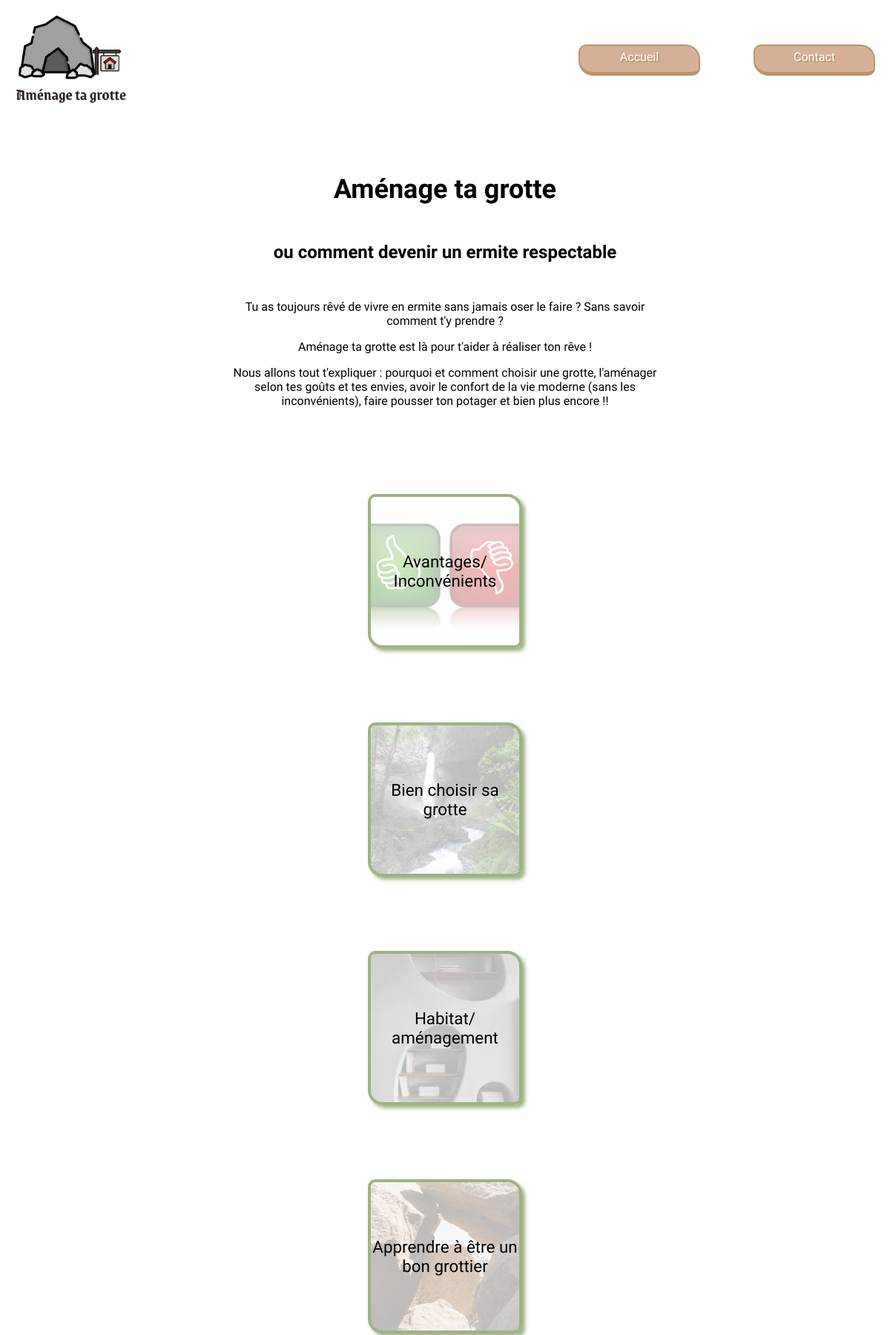
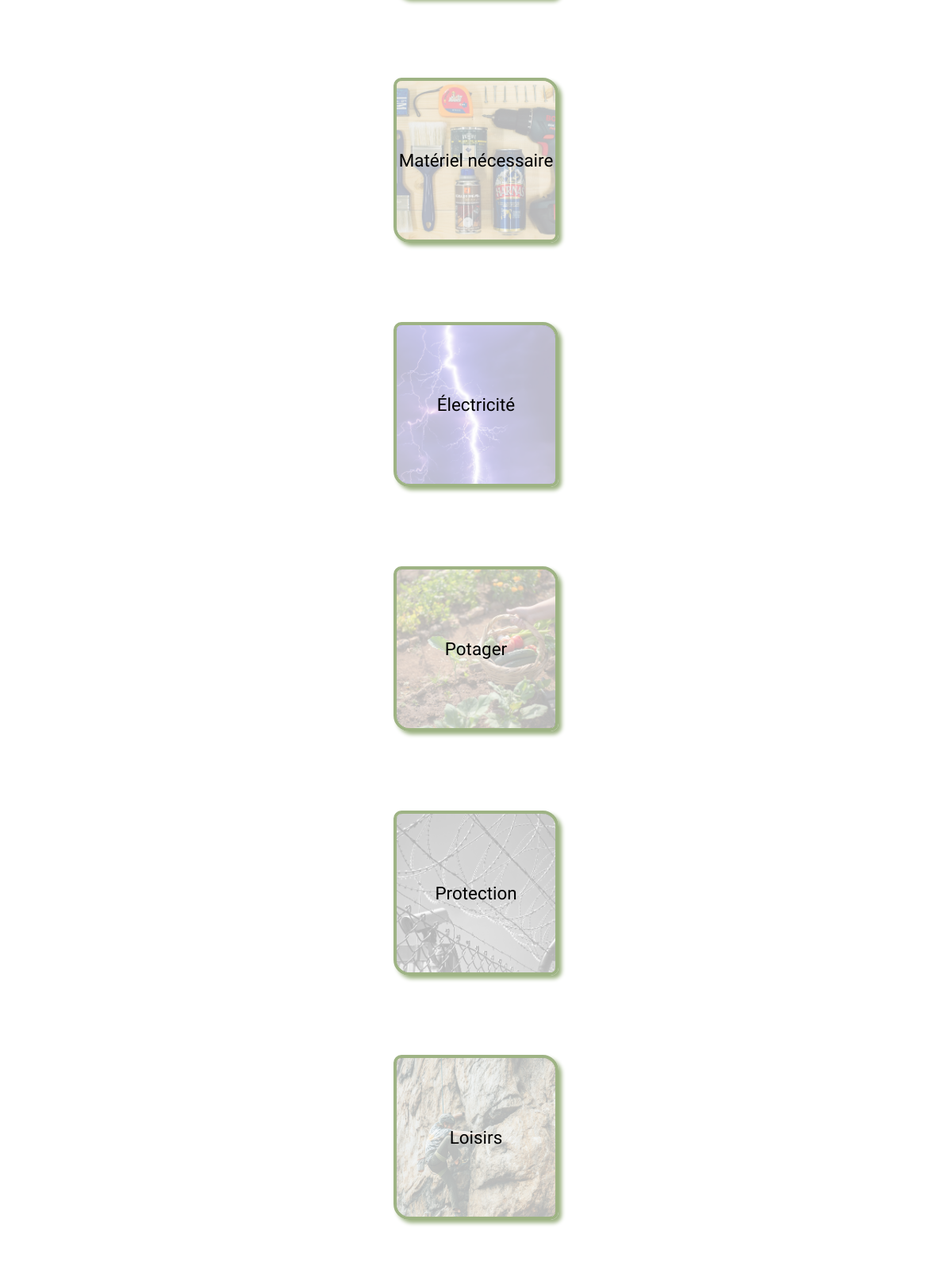
The page / (upper part) on the database its author committed (2 pictures, top to bottom).
### tables this page shows
CREATE TABLE `categorie` (
  `id_categorie` int(11) NOT NULL,
  `categorie` varchar(100) DEFAULT NULL,
  `media` varchar(255) DEFAULT NULL,
  `id_admin` int(11) NOT NULL
);

### index.php (the view)
<?php include('appelBdd.php');
      include('header.php'); ?>
<main>
    <section class="titles">
        <div class="title1">
            <h1>Aménage ta grotte</h1>
        </div>
        <div class="title2">
            <h2>ou comment devenir un ermite respectable</h2>
        </div>
        <section class="titleDesc">
            <p>Tu as toujours rêvé de vivre en ermite sans jamais oser le faire ? Sans savoir comment t'y prendre ?</p>
            <p>Aménage ta grotte est là pour t'aider à réaliser ton rêve !</p>
            <p>Nous allons tout t'expliquer : pourquoi et comment choisir une grotte, l'aménager selon tes goûts et tes envies, avoir le confort de la vie moderne (sans les inconvénients), faire pousser ton potager et bien plus encore !!</p>
        </section>
    </section>
    <section class="cards">
        <?php
        $query = $db -> prepare('SELECT * FROM categorie');
        $query -> execute();
        $categorie = $query ->fetchAll();
            foreach($categorie as $cat){
        ?>
            <a href="categorie.php?id=<?=$cat['id_categorie']?>">
                <section class="card">
                    <img src="upload/<?=$cat['media']?>" alt="image représentant la catégorie" class="image-card">
                    <section class="sectionTitleCard">
                        <p class="title-card"><?=$cat['categorie']?></p>
                    </section>
                </section>
            </a>
        <?php } ?>
    </section>
</main>
<?php include('footer.php'); ?>

### css/style.css (style rules this page uses)
body { margin: 0; font-family: 'Neuton', serif; font-family: 'Poltawski Nowy', serif; text-align: center; }
a { text-decoration: none; color: #fff; }
main { display: flex; flex-wrap: wrap; margin-bottom: 50px; padding: 0 300px 50px 300px; }
.titles, .adminPage { width: 100%; margin-bottom: 100px; }
.title1 { font-size: 1.5em; }
.title2 { margin-top: 50px; }
.titleDesc { margin-top: 50px; }
.cards { width: 100%; display: flex; flex-wrap: wrap; justify-content: space-around; }
.card { width: 200px; height: 200px; margin: 0 80px 100px 80px; border: 4px solid #9eb384; border-radius: 10px 20px; box-shadow: 4px 4px 5px #9eb384; }
.image-card { width: 100%; height: 100%; border-radius: 7px 17px; object-fit: cover; }
.sectionTitleCard { position: relative; display: flex; justify-content: center; align-items: center; width: 100%; height: 100%; top: -204.5px; border-radius: 7px 17px; background-color: #ffffffb7; color: #000; }
.title-card { font-size: 1.4em; }

### rows shown on the page
categorie: media (picture), categorie "Avantages/ Inconvénients"
categorie: media (picture), categorie "Bien choisir sa grotte"
categorie: media (picture), categorie "Habitat/ aménagement"
categorie: media (picture), categorie "Apprendre à être un bon grottier"
categorie: media (picture), categorie "Matériel nécessaire"
categorie: media (picture), categorie "Électricité"
categorie: media (picture), categorie "Potager"
categorie: media (picture), categorie "Protection"
categorie: media (picture), categorie "Loisirs"
